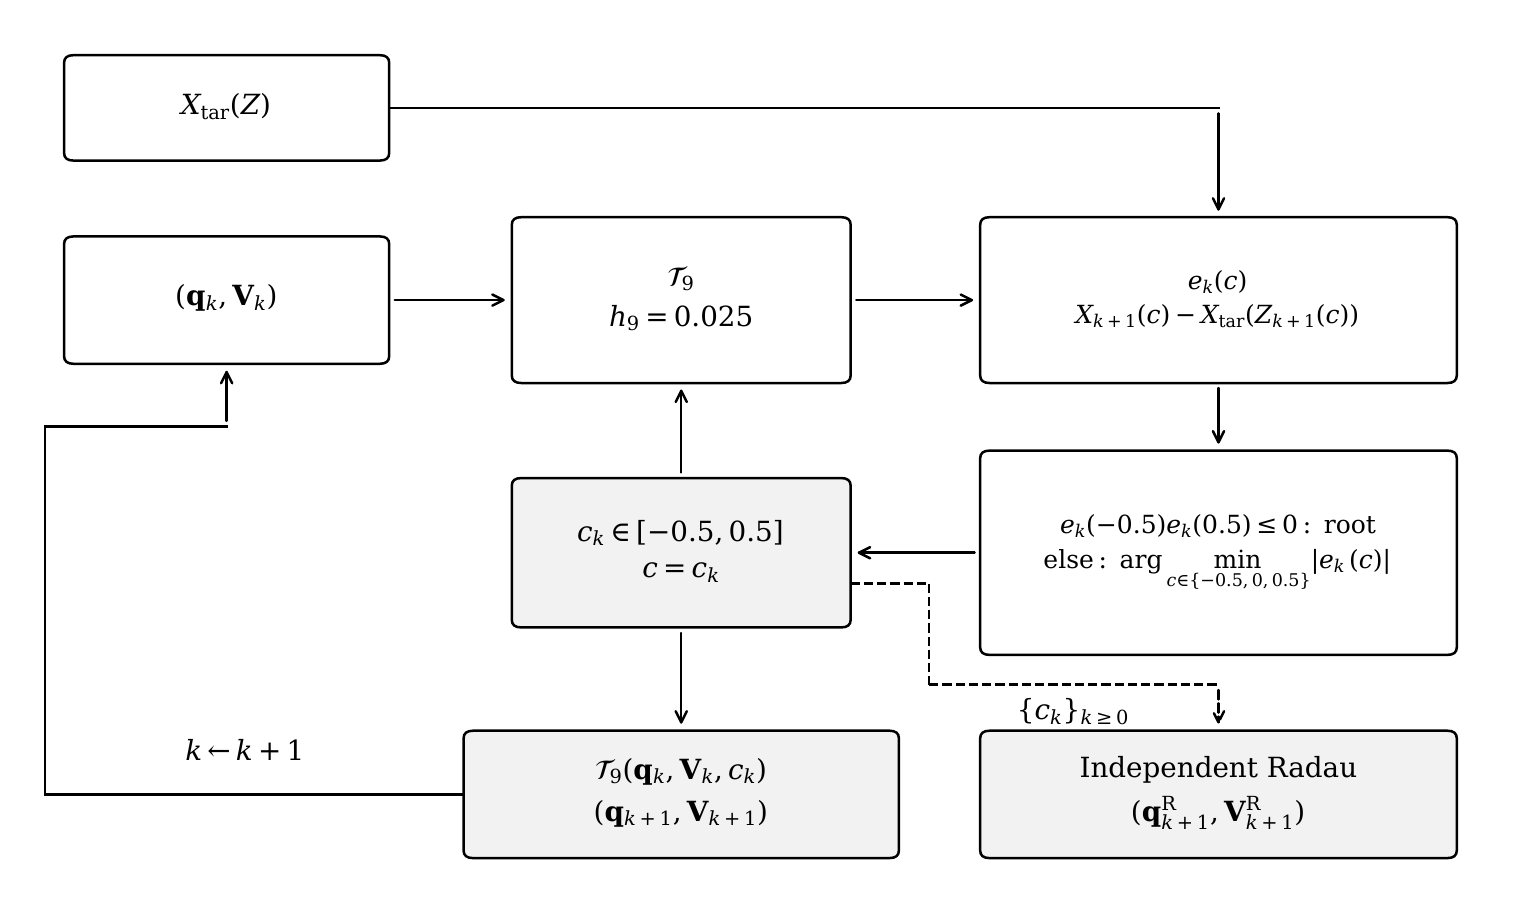

Recreate this plot in Python.
"""Implemented Master9 scalar tracking loop and independent inertial replay.

Run: MPLCONFIGDIR=/tmp/mpl-cache python figs/inverse-magnetic-master9.py
Source: Master_Magnetic, revision a4fc9d7, master9/control.py and physics.py.
This chart contains no Master10 experiment or numerical tracking results.
"""
from pathlib import Path

import matplotlib

matplotlib.use("Agg")
import matplotlib.pyplot as plt
from matplotlib.patches import FancyArrowPatch, FancyBboxPatch


def main():
    plt.rcParams.update({"font.family": "DejaVu Serif", "font.size": 11,
                         "mathtext.fontset": "dejavuserif", "pdf.fonttype": 42})
    fig, ax = plt.subplots(figsize=(7.5, 4.4))
    ax.set(xlim=(-0.5, 10.3), ylim=(-1.0, 6.9))
    ax.axis("off")

    def box(x, y, w, h, text, shade="white", size=10):
        ax.add_patch(FancyBboxPatch((x-w/2, y-h/2), w, h,
                                    boxstyle="round,pad=0.08,rounding_size=0.07",
                                    facecolor=shade, edgecolor="black", lw=0.9))
        ax.text(x, y, text, ha="center", va="center", fontsize=size, linespacing=1.5)

    def arrow(points, dashed=False):
        for a, b in zip(points[:-2], points[1:-1]):
            ax.plot([a[0], b[0]], [a[1], b[1]], color="black", lw=0.9,
                    ls="--" if dashed else "-")
        ax.add_patch(FancyArrowPatch(points[-2], points[-1], arrowstyle="->",
                                     mutation_scale=10, lw=0.9,
                                     linestyle="--" if dashed else "-"))

    box(1.0, 6.1, 2.2, 0.8, r"$X_{\mathrm{tar}}(Z)$")
    box(1.0, 4.35, 2.2, 1.0, r"$(\mathbf{q}_k,\mathbf{V}_k)$")
    box(4.3, 4.35, 2.3, 1.35, r"$\mathcal{T}_9$" + "\n" + r"$h_9=0.025$")
    box(8.2, 4.35, 3.3, 1.35, r"$e_k(c)$" + "\n" +
        r"$X_{k+1}(c)-X_{\mathrm{tar}}(Z_{k+1}(c))$", size=9)
    box(8.2, 2.05, 3.3, 1.7,
        r"$e_k(-0.5)e_k(0.5)\leq0:\ \mathrm{root}$" + "\n" +
        r"$\mathrm{else}:\ \arg\min_{c\in\{-0.5,0,0.5\}}|e_k(c)|$", size=9)
    box(4.3, 2.05, 2.3, 1.2, r"$c_k\in[-0.5,0.5]$" + "\n" + r"$c=c_k$", shade="0.95")
    box(4.3, -0.15, 3.0, 1.0, r"$\mathcal{T}_9(\mathbf{q}_k,\mathbf{V}_k,c_k)$" + "\n" +
        r"$(\mathbf{q}_{k+1},\mathbf{V}_{k+1})$", shade="0.95")
    box(8.2, -0.15, 3.3, 1.0, "Independent Radau\n" +
        r"$(\mathbf{q}_{k+1}^{\mathrm{R}},\mathbf{V}_{k+1}^{\mathrm{R}})$", shade="0.95")
    arrow([(2.18, 4.35), (3.07, 4.35)])
    arrow([(5.53, 4.35), (6.47, 4.35)])
    arrow([(2.18, 6.1), (8.2, 6.1), (8.2, 5.10)])
    arrow([(8.2, 3.60), (8.2, 2.98)])
    arrow([(6.47, 2.05), (5.53, 2.05)])
    arrow([(4.3, 2.73), (4.3, 3.60)])
    arrow([(4.3, 1.37), (4.3, 0.43)])
    arrow([(2.72, -0.15), (-0.32, -0.15), (-0.32, 3.2), (1.0, 3.2), (1.0, 3.77)])
    ax.text(0.7, 0.15, r"$k\leftarrow k+1$", fontsize=10)
    arrow([(5.53, 1.77), (6.1, 1.77), (6.1, 0.85), (8.2, 0.85), (8.2, 0.43)], dashed=True)
    ax.text(7.15, 0.72, r"$\{c_k\}_{k\geq0}$", ha="center", va="top", fontsize=10)
    fig.tight_layout(pad=0.2)
    fig.savefig(Path(__file__).with_suffix(".pdf"), bbox_inches="tight",
                metadata={"Title": "Implemented Master9 tracking and independent Radau replay",
                          "CreationDate": None, "ModDate": None})
    plt.close(fig)


if __name__ == "__main__":
    main()
